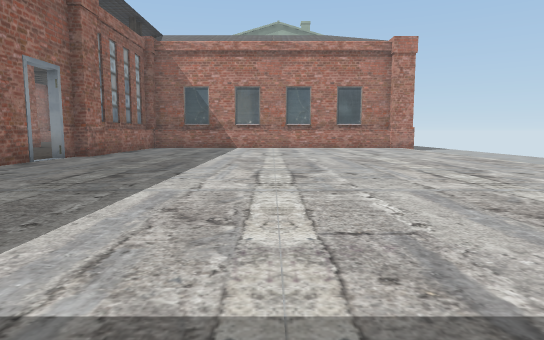
View 1 (above)

23 first-person views from a walk through a Unity game level. The camera is 0.59 m above the floor, tilts 6° down and sees 75° across. The floor is counted in squares, 1 m on a side. Each view is taken from the middle of a square. On the plan, view 1 faces up. The plan holds only what a view shows up to about 10 squares ahead; the rest is blank. The place goes on beyond the plan. The player is left out. Door leaves are left out, so doorways stand open. Some surface patterns are stand-ins.

View 2
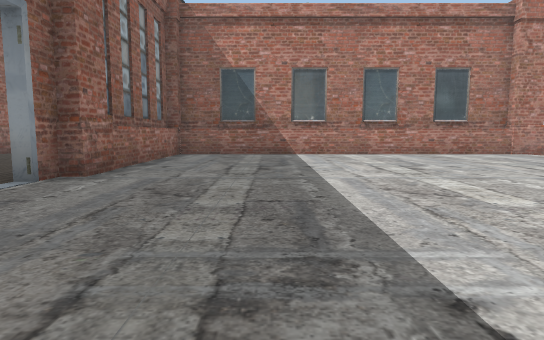

View 3
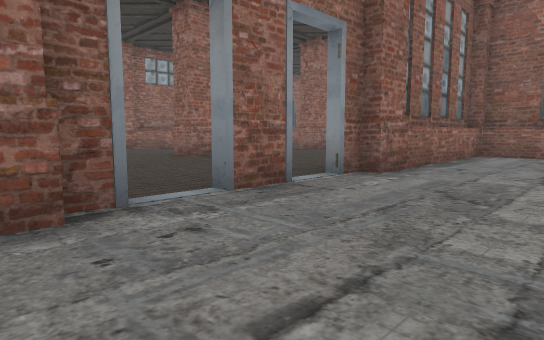

View 4
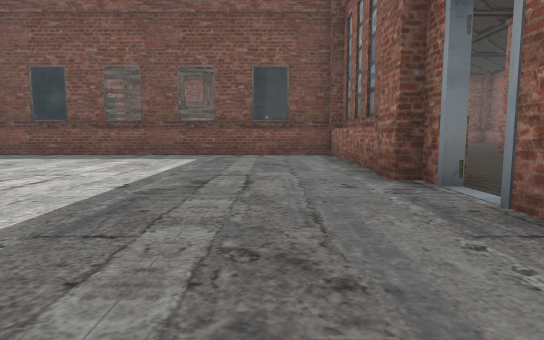

View 5
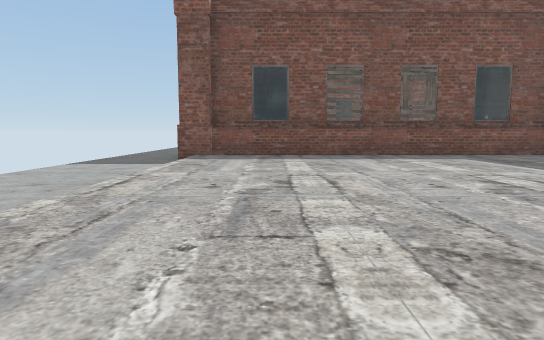

View 6
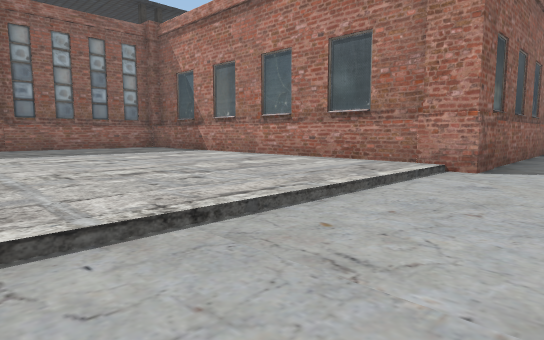

View 7
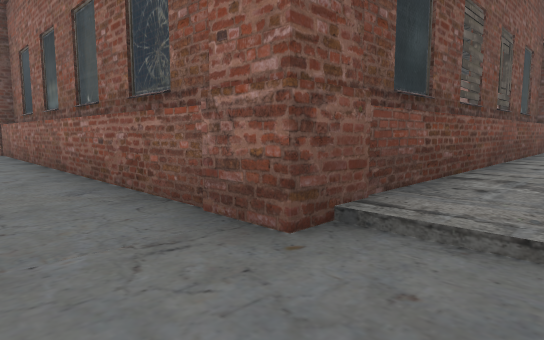

View 8
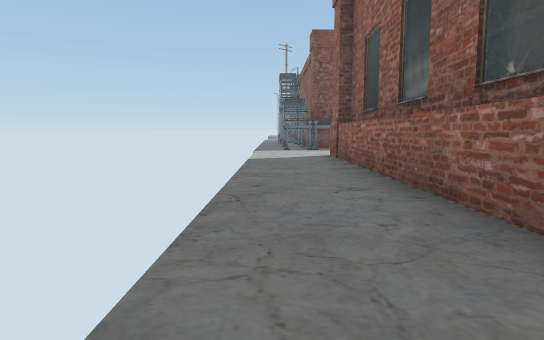

View 9
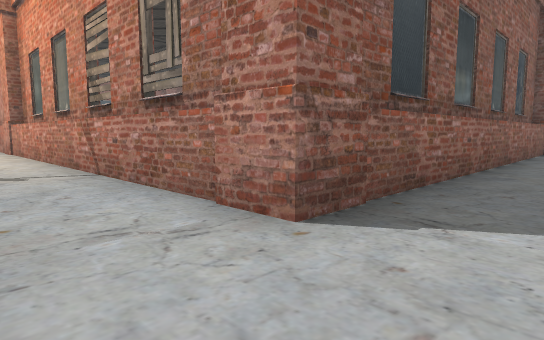

View 10
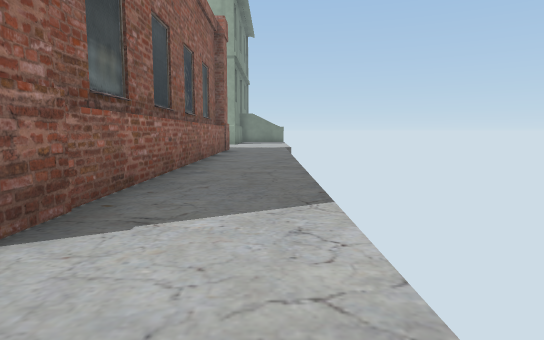

View 11
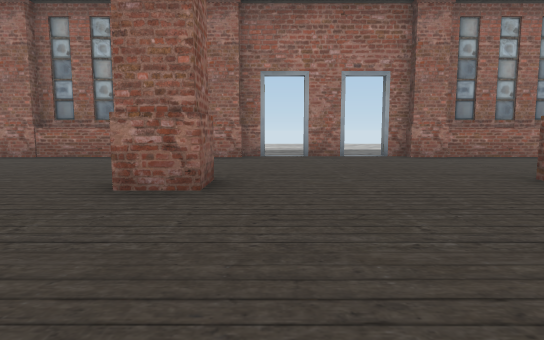

View 12
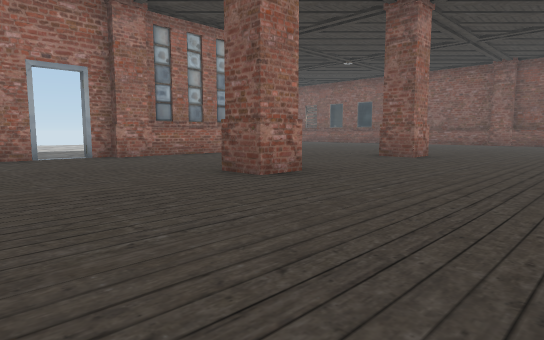

View 13
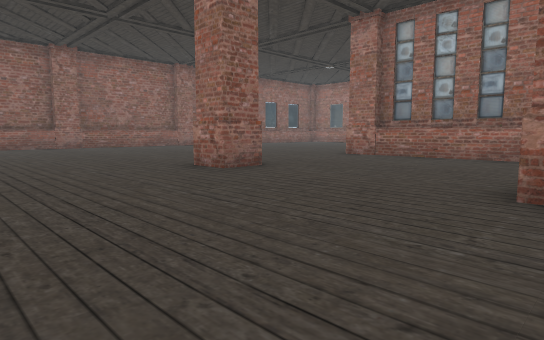

View 14
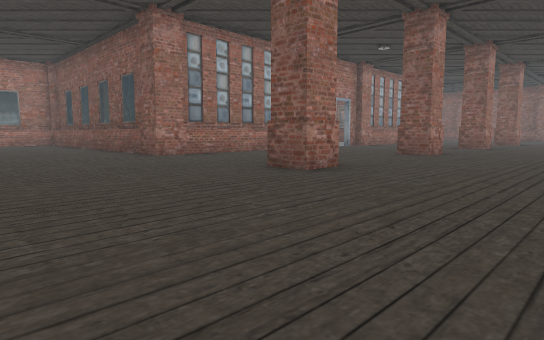

View 15
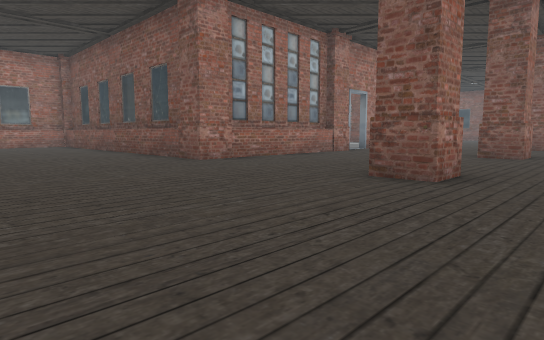

View 16
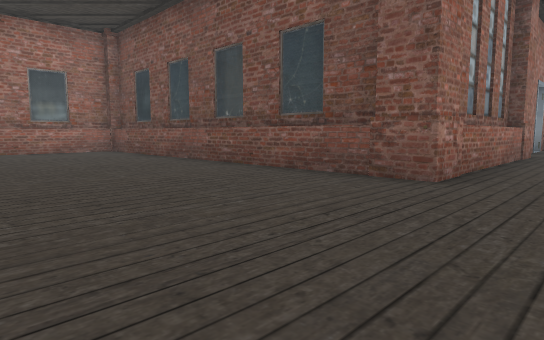

View 17
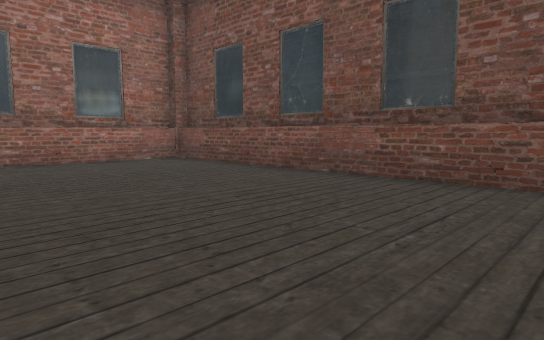

View 18
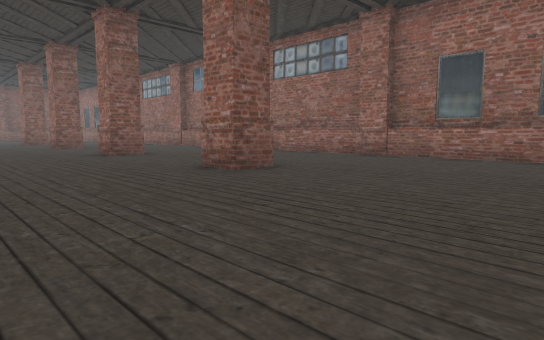

View 19
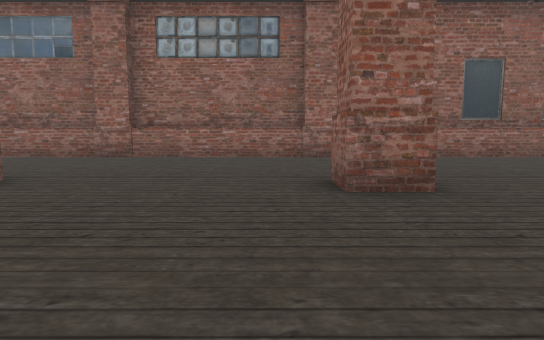

View 20
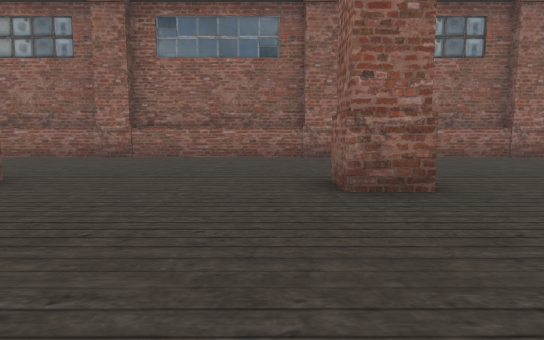

View 21
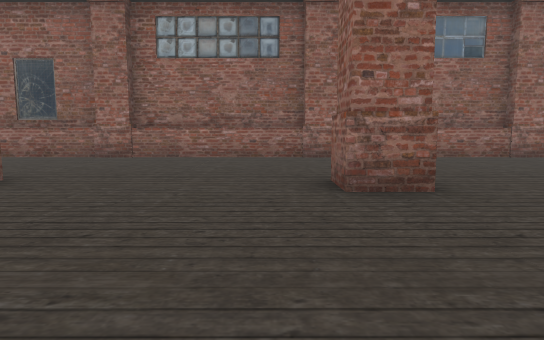

View 22
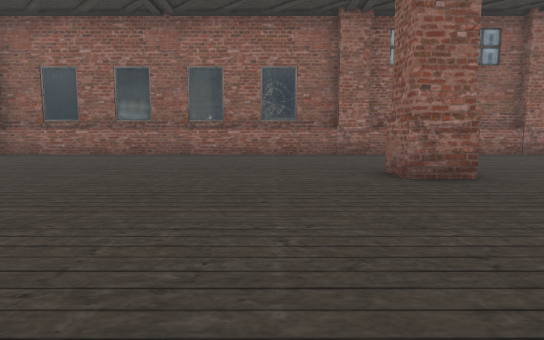

View 23
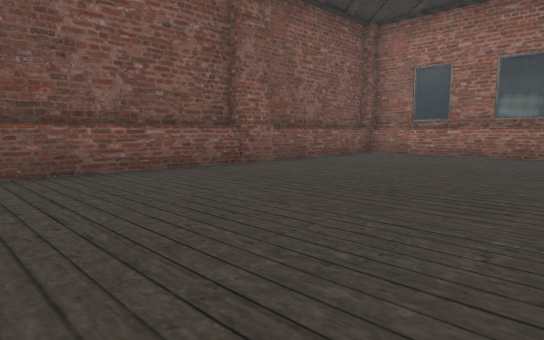

### Floor plan
Points are (right, up) in squares from view 1. A wall is a line through its corners. A room is listed if a view was taken in it or the views show most of it. See-through windows are left out.
Room 1 (views 1, 2, 3, 4, 5, 6, 7, 8, 10)
walls: (-4.5, 4.8) (-4.5, -0.7) (4.6, -0.7); (-4.9, 5.2) (-4.9, 4.5); (-4.9, 7.2) (-4.9, 6.1); (-4.9, 8.9) (-4.9, 8.1); (-4.9, 2.9) (-4.9, -0.4) (5.4, -0.4) (5.4, -11.2); (5.1, -1.3) (5.1, -10.4); (4.6, 14.1) (-4.5, 14.1) (-4.5, 8.6); (5.1, 19.5) (5.1, 15); (5.4, 19.5) (5.4, 13.8) (-4.9, 13.8) (-4.9, 9.6)
ways out: opening at (6.5, -11.5) to room 2; open door at (-5, 6.5) to room 3
Room 2 (view 9)
walls: (4.3, -10.9) (-4.5, -10.9); (5.4, -11.2) (-5.5, -11.2)
ways out: opening at (6.5, -11.5) to room 1
Room 3 (views 11, 12, 13, 14, 15, 16, 17, 18, 19, 20, 21, 22, 23)
walls: (-5.1, 4.6) (-5.1, 5.2); (-9.5, 3.7) (-10.4, 3.7) (-10.4, 4.6) (-9.5, 4.6) (-9.5, 3.7); (-5.1, 6.1) (-5.1, 7.2); (-5.4, 1.5) (-5.4, 4.6); (-5.1, 1.2) (-5.1, 3.7); (-5.1, 8.1) (-5.1, 8.9); (-5.4, 8.6) (-5.4, 14.6) (4.9, 14.6) (4.9, 18); (-9.5, -0.4) (-9.5, -1.2) (-10.4, -1.2) (-10.4, -0.4) (-9.5, -0.4); (-9.5, 8.7) (-10.4, 8.7) (-10.4, 9.6) (-9.5, 9.6) (-9.5, 8.7); (-5.1, 9.6) (-5.1, 13.8); (-14.9, 3.9) (-14.9, -0.5); (-14.9, 8.9) (-14.9, 4.5); (-14.9, -1.1) (-14.9, -10.5); (-9.5, 13.8) (-10.4, 13.8) (-10.4, 14.6) (-9.5, 14.6) (-9.5, 13.8); (-4.5, 14.3) (4.6, 14.3) (4.6, 18); (-14.9, 13.9) (-14.9, 9.5); (-9.6, -10.7) (-5.8, -10.7); (-13.9, -10.4) (-5.6, -10.4); (-13.6, -10.7) (-10.6, -10.7); (-14.6, 19.5) (-14.6, -10.4); (-14.9, 19.5) (-14.9, 14.5)
ways out: open door at (-5, 6.5) to room 1

Positions as (right, up) in squares from view 1, and headings:
1: (0, 0), facing up
2: (-2, 4), facing up
3: (-2, 4), facing up-left
4: (-3, 9), facing down
5: (3, 9), facing down
6: (7, 8), facing up-left
7: (7, 1), facing down-left
8: (7, -2), facing down
9: (7, -13), facing up-left
10: (7, 12), facing up
11: (-14, 8), facing right
12: (-14, 8), facing down-right
13: (-14, 9), facing up-right
14: (-14, 19), facing down-right
15: (-12, 19), facing down-right
16: (-7, 19), facing down-right
17: (-3, 19), facing down-right
18: (-6, 19), facing down-left
19: (-6, 13), facing left
20: (-6, 8), facing left
21: (-6, 3), facing left
22: (-5, -3), facing left
23: (-5, -5), facing down-left
